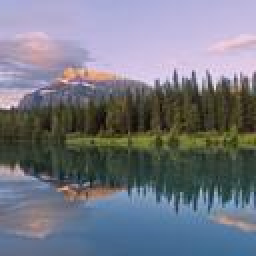
#> input picture Catalog 1/InterpolationAndGeometricalOperations/TAL/landscape.jpg, 128 x 128 px (shown 2 times larger)
$ python Translation.py
#> lines starting #> are read from the running program, lines starting #| are printed output that depends on the picture
import numpy as np  # Libreria matematica para operaciones con matrices.
import matplotlib.pyplot as plt  # Manejo de graficos
from PIL import Image  # Cargar y creacion de imagenes


def traslacion(img,deltax, deltay):
    imageM = np.array(img)
    rows, columns = img.size #Get the dimentions of the image
    translateM = np.zeros((rows, columns), dtype=np.uint8) #Set the output image
    for pix_x in range(rows - 1):
        for pix_y in range(columns - 1):
            x_new = pix_x + deltax
            y_new = pix_y + deltay
            if x_new < rows and y_new < columns:
                translateM[x_new][y_new] = np.uint8(imageM[pix_x, pix_y])
    finalImage = Image.fromarray(translateM, 'L')

    return finalImage
def draw():
    gf = plt.figure()
    img = Image.open('landscape.jpg', 'r').convert('L')
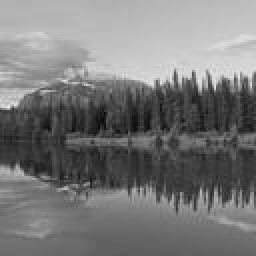
#> img: PIL image 128x128 L (shown 2 times larger); min 8, max 240, mean 120.8
    finalImage = traslacion(img, 20, 25)
#> after the loop in traslacion, `for pix_x in range(rows - 1):`:
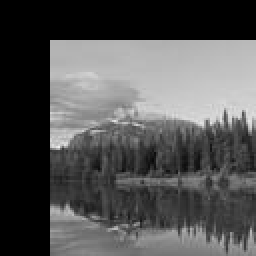
#> translateM: shape (128, 128) (shown 2 times larger); min 0, max 240, mean 83.2
    finalImage.save('translateImage.jpg')
    gf.add_subplot(1, 2, 1)
    plt.imshow(img.convert('L'), cmap='gray')
    plt.title("Original")
    gf.add_subplot(1, 2, 2)
    plt.imshow(finalImage.convert('L'), cmap='gray')
    plt.title("Translated")
    plt.show()
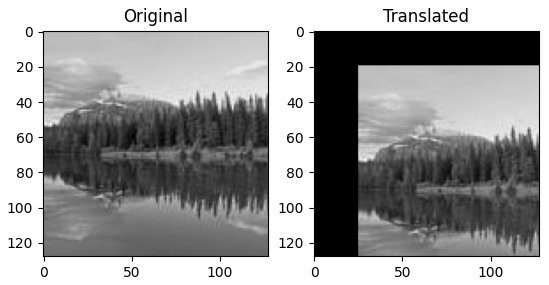
#> figure drawn by matplotlib, 2 panels
draw()
